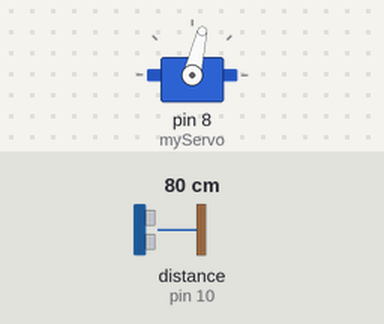
Recording of a sketch running on a simulated Arduino Uno, built with avr-gcc and run on an emulated ATmega328P. Shown: servo. Wiring (inferred from the names in the program): ultrasonic range finder: trigger pin 9; echo pin 10. The test bench sets the inputs (shaded band); at power-on: distance to the obstacle (sensor on pin 10) 80 cm. The echo pulse lasts 58.3 µs per cm; what the sketch prints to the serial monitor is not drawn.

Above: at 1.2 s.
1.3 s: distance to the obstacle (sensor on pin 10) set to 2 cm
At 1.9 s:
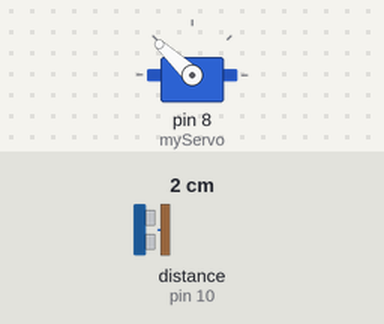
4.3 s: distance to the obstacle (sensor on pin 10) set to 250 cm
At 5.4 s:
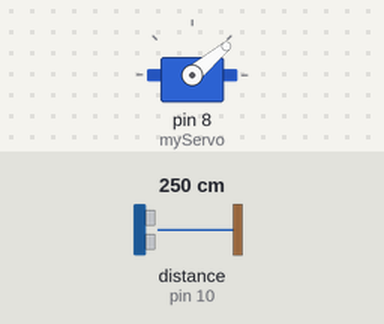
7.3 s: distance to the obstacle (sensor on pin 10) set to 60 cm
Timing chart, 0 to 16.3 s (numbered marks = the images above; inputs shaded):
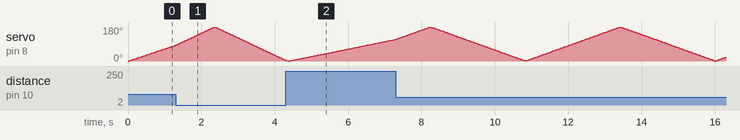

The sketch:

code.ino
```cpp
/* Code ini saya ambil dari salah satu channel youtube
 *
 */

#include <Servo.h>
const int trigPin = 9; // pin trig pada ultrasonik ke pin 9 arduino
const int echoPin = 10; // pin echo pada ultrasonik ke pin 10 arduino
long duration;
int distance;

Servo myServo;

void setup() {
  pinMode(trigPin, OUTPUT);
  pinMode(echoPin, INPUT);
  Serial.begin(9600);
  myServo.attach(8); // pin servo ke pin 8 arduino
}

void loop() {
  for(int i=0;i<=180;i++){
    myServo.write(i);
    delay(10);
    distance = calculateDistance();

    Serial.print(i);
    Serial.print(",");
    Serial.print(distance);
    Serial.print(".");
  }

  for(int i=180;i>0;i--){
    myServo.write(i);
    delay(10);
    distance = calculateDistance();
    Serial.print(i);
    Serial.print(",");
    Serial.print(distance);
    Serial.print(".");
  }
}

int calculateDistance(){

  digitalWrite(trigPin, LOW);
  delayMicroseconds(2);
  digitalWrite(trigPin, HIGH);
  delayMicroseconds(10);
  digitalWrite(trigPin, LOW);
  duration = pulseIn(echoPin, HIGH);
  distance= duration*0.034/2;
  return distance;
}
```
